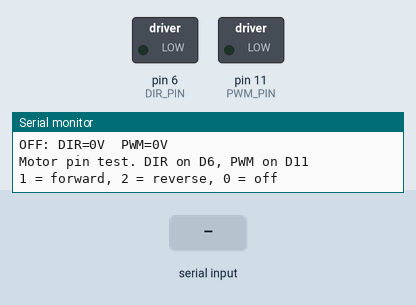
The sketch below on a simulated Arduino Nano, built with avr-gcc and run on an emulated ATmega328P. Parts: switched loads named in the sketch (green lamp = pin HIGH), the last lines printed to the serial monitor. The test bench sets the inputs (shaded band).

Above: at 1.2 s.
1.3 s: "1" received over Serial
At 2.0 s:
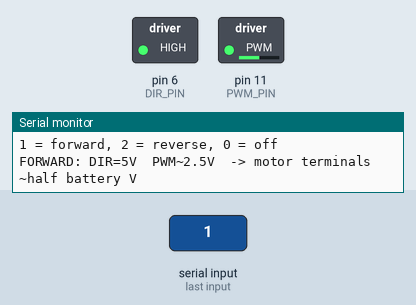
2.8 s: "2" received over Serial
At 3.2 s:
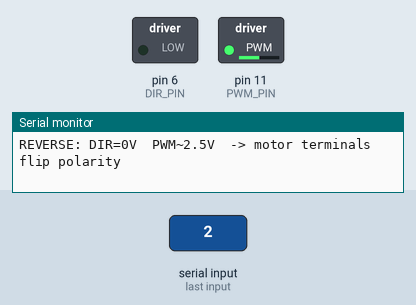
Timing chart, 0 to 14.3 s (numbered marks = the images above; inputs shaded):
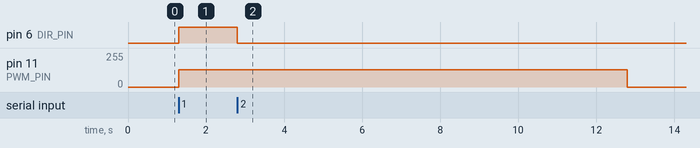

The sketch:

Motor_Pin_Test.ino
```cpp
// =============================================================================
// MOTOR PIN TEST - holds the motor driver signals steady so you can measure
// them with a multimeter. No encoder, no safety cut-outs.
// =============================================================================
// The motor driver (IRF3205 module) takes TWO signals per motor:
//   DIR1  direction: 5 V = one way, 0 V = the other way
//   PWM1  speed: switched on/off very fast. More "on" time = faster.
//
// SET THESE TWO PINS to wherever the DIR1 / PWM1 wires ACTUALLY go on the Nano.
// The schematic says D2 / D3, but the encoder is really on D2 / D3, so the
// schematic doesn't match the robot. Trace the wires and fill these in.
// PWM_PIN must be a PWM pin on the Nano: 3, 5, 6, 9, 10 or 11.
const int DIR_PIN = 6;
const int PWM_PIN = 11;

// Serial Monitor 115200, type then Enter:
//   1   forward  (DIR = 5 V, PWM = 50 %)
//   2   reverse  (DIR = 0 V, PWM = 50 %)
//   0   off
// Auto-off after 10 s so nothing cooks.
//
// Unplug the motor for the voltage checks. A stalled goBILDA motor draws a lot of current.
// =============================================================================

const int PWM_TEST = 128;          // 50 %: a multimeter on the PWM pin reads about 2.5 V
const unsigned long AUTO_OFF_MS = 10000;

unsigned long onSince = 0;
bool on = false;

void drive(int dir) {
  digitalWrite(DIR_PIN, dir > 0);
  analogWrite(PWM_PIN, dir == 0 ? 0 : PWM_TEST);
  on = (dir != 0);
  onSince = millis();
  if (dir > 0)  Serial.println("FORWARD: DIR=5V  PWM~2.5V  -> motor terminals ~half battery V");
  if (dir < 0)  Serial.println("REVERSE: DIR=0V  PWM~2.5V  -> motor terminals flip polarity");
  if (dir == 0) Serial.println("OFF: DIR=0V  PWM=0V");
}

void setup() {
  Serial.begin(115200);
  pinMode(DIR_PIN, OUTPUT);
  pinMode(PWM_PIN, OUTPUT);
  drive(0);
  Serial.print("Motor pin test. DIR on D"); Serial.print(DIR_PIN);
  Serial.print(", PWM on D"); Serial.println(PWM_PIN);
  Serial.println("1 = forward, 2 = reverse, 0 = off");
}

void loop() {
  if (Serial.available()) {
    char c = Serial.read();
    if (c == '1') drive(+1);
    if (c == '2') drive(-1);
    if (c == '0') drive(0);
  }
  if (on && millis() - onSince > AUTO_OFF_MS) { Serial.println("auto-off"); drive(0); }
}
```

Measured:
- after the input at 1.3 s, pin 6 (DIR_PIN): LOW → HIGH at once; pin 11 (PWM_PIN): 0/255 → 128/255 at once
- after the input at 2.8 s, pin 6 (DIR_PIN): HIGH → LOW after 0.00 s instead of 8.5 s; pin 11 (PWM_PIN): 128/255 → 0/255 after 10.0 s instead of 8.5 s
